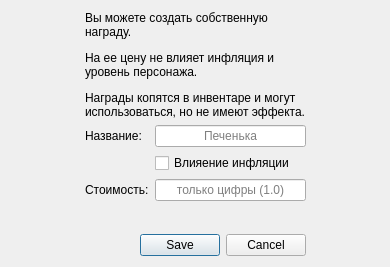
<?xml version="1.0" encoding="UTF-8"?>
<ui version="4.0">
 <class>create_castom_item</class>
 <widget class="QDialog" name="create_castom_item">
  <property name="geometry">
   <rect>
    <x>0</x>
    <y>0</y>
    <width>390</width>
    <height>267</height>
   </rect>
  </property>
  <property name="sizePolicy">
   <sizepolicy hsizetype="Fixed" vsizetype="Preferred">
    <horstretch>0</horstretch>
    <verstretch>0</verstretch>
   </sizepolicy>
  </property>
  <property name="font">
   <font>
    <family>Arial</family>
   </font>
  </property>
  <property name="windowTitle">
   <string>Создание награды</string>
  </property>
  <property name="accessibleName">
   <string>Создание награды</string>
  </property>
  <layout class="QGridLayout" name="gridLayout">
   <item row="0" column="3">
    <spacer name="horizontalSpacer_2">
     <property name="orientation">
      <enum>Qt::Orientation::Horizontal</enum>
     </property>
     <property name="sizeHint" stdset="0">
      <size>
       <width>40</width>
       <height>20</height>
      </size>
     </property>
    </spacer>
   </item>
   <item row="1" column="2">
    <widget class="QLineEdit" name="award_name_le">
     <property name="statusTip">
      <string/>
     </property>
     <property name="alignment">
      <set>Qt::AlignmentFlag::AlignCenter</set>
     </property>
     <property name="placeholderText">
      <string>Печенька</string>
     </property>
    </widget>
   </item>
   <item row="4" column="2">
    <spacer name="verticalSpacer">
     <property name="orientation">
      <enum>Qt::Orientation::Vertical</enum>
     </property>
     <property name="sizeHint" stdset="0">
      <size>
       <width>20</width>
       <height>40</height>
      </size>
     </property>
    </spacer>
   </item>
   <item row="0" column="1" colspan="2">
    <widget class="QLabel" name="label_3">
     <property name="text">
      <string>&lt;html&gt;&lt;head/&gt;&lt;body&gt;&lt;p&gt;Вы можете создать собственную награду.&lt;/p&gt;&lt;p&gt;На ее цену не влияет инфляция и уровень персонажа.&lt;/p&gt;&lt;p&gt;Награды копятся в инвентаре и могут использоваться, но не имеют эффекта.&lt;/p&gt;&lt;/body&gt;&lt;/html&gt;</string>
     </property>
     <property name="wordWrap">
      <bool>true</bool>
     </property>
    </widget>
   </item>
   <item row="3" column="2">
    <widget class="QLineEdit" name="award_price_le">
     <property name="alignment">
      <set>Qt::AlignmentFlag::AlignCenter</set>
     </property>
     <property name="readOnly">
      <bool>false</bool>
     </property>
     <property name="placeholderText">
      <string>только цифры (1.0)</string>
     </property>
     <property name="clearButtonEnabled">
      <bool>false</bool>
     </property>
    </widget>
   </item>
   <item row="0" column="0">
    <spacer name="horizontalSpacer">
     <property name="orientation">
      <enum>Qt::Orientation::Horizontal</enum>
     </property>
     <property name="sizeHint" stdset="0">
      <size>
       <width>40</width>
       <height>20</height>
      </size>
     </property>
    </spacer>
   </item>
   <item row="5" column="1" colspan="2">
    <widget class="QDialogButtonBox" name="buttonBox">
     <property name="layoutDirection">
      <enum>Qt::LayoutDirection::LeftToRight</enum>
     </property>
     <property name="orientation">
      <enum>Qt::Orientation::Horizontal</enum>
     </property>
     <property name="standardButtons">
      <set>QDialogButtonBox::StandardButton::Cancel|QDialogButtonBox::StandardButton::Save</set>
     </property>
    </widget>
   </item>
   <item row="3" column="1">
    <widget class="QLabel" name="item_price_label">
     <property name="text">
      <string>Стоимость:</string>
     </property>
     <property name="buddy">
      <cstring>award_price_le</cstring>
     </property>
    </widget>
   </item>
   <item row="1" column="1">
    <widget class="QLabel" name="item_name_label">
     <property name="text">
      <string>Название:</string>
     </property>
     <property name="buddy">
      <cstring>award_name_le</cstring>
     </property>
    </widget>
   </item>
   <item row="2" column="2">
    <widget class="QCheckBox" name="inflation_checkBox">
     <property name="text">
      <string>Влияение инфляции</string>
     </property>
    </widget>
   </item>
  </layout>
 </widget>
 <tabstops>
  <tabstop>award_name_le</tabstop>
  <tabstop>award_price_le</tabstop>
  <tabstop>inflation_checkBox</tabstop>
 </tabstops>
 <resources/>
 <connections>
  <connection>
   <sender>buttonBox</sender>
   <signal>accepted()</signal>
   <receiver>create_castom_item</receiver>
   <slot>accept()</slot>
   <hints>
    <hint type="sourcelabel">
     <x>248</x>
     <y>254</y>
    </hint>
    <hint type="destinationlabel">
     <x>157</x>
     <y>274</y>
    </hint>
   </hints>
  </connection>
  <connection>
   <sender>buttonBox</sender>
   <signal>rejected()</signal>
   <receiver>create_castom_item</receiver>
   <slot>reject()</slot>
   <hints>
    <hint type="sourcelabel">
     <x>316</x>
     <y>260</y>
    </hint>
    <hint type="destinationlabel">
     <x>286</x>
     <y>274</y>
    </hint>
   </hints>
  </connection>
 </connections>
</ui>
